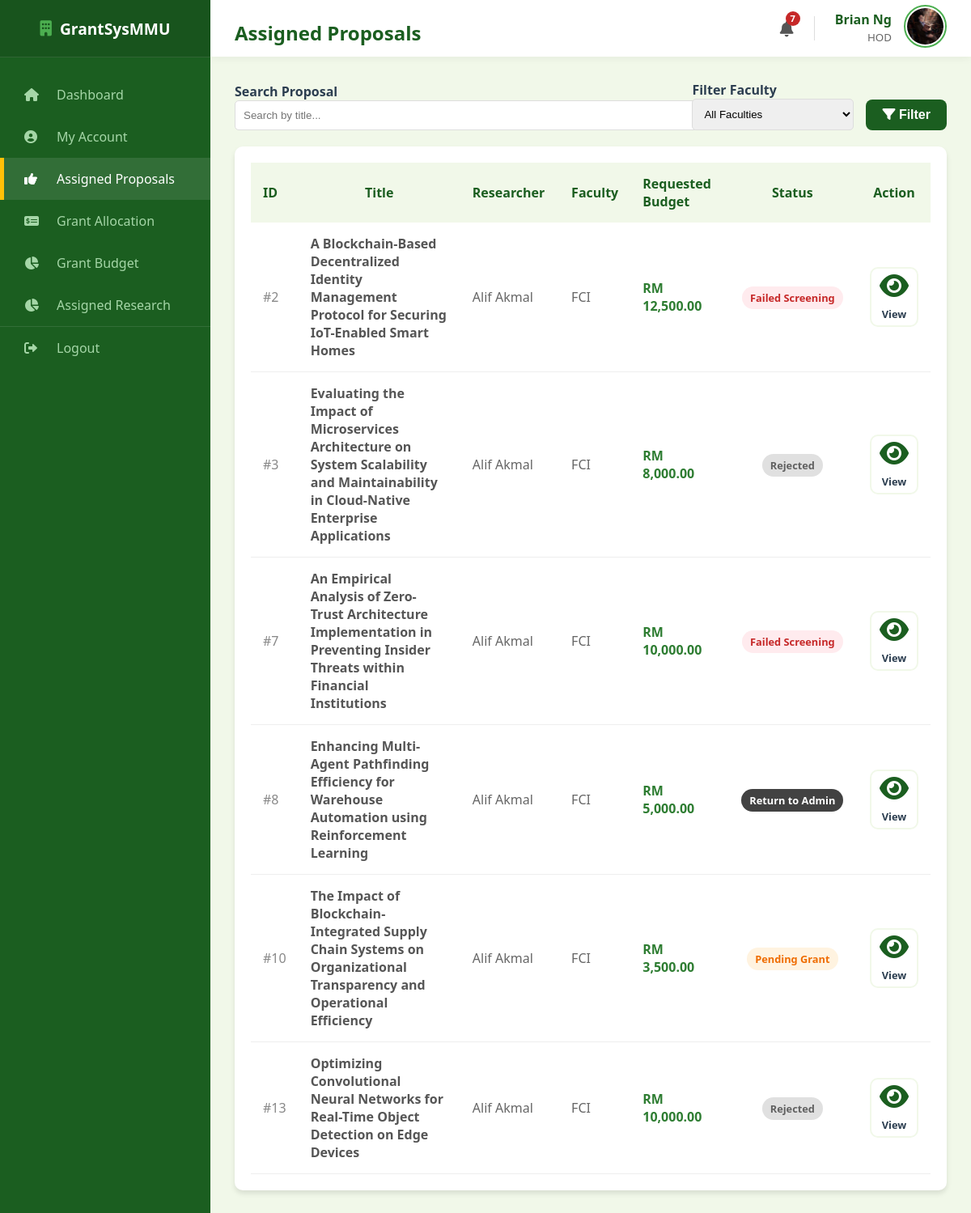
Screenshot of /hod/proposals (signed in) with the database file from the repository.
### models.py (models this page shows, shortened)
class User(db.Model):
    __tablename__ = "user"
    mmu_id = db.Column(db.String(15), primary_key=True)
    name = db.Column(db.String(150), nullable=False)
    email = db.Column(db.String(100), unique=True, nullable=False)
    password = db.Column(db.String(100), nullable=False)
    faculty = db.Column(db.String(100), nullable=False)
    user_role = db.Column(db.String(25), nullable=False)
    profile_image = db.Column(db.String(20), nullable=False, default="default.jpg")
    phone_number = db.Column(db.String(20), nullable=True)
    admin_profile = db.relationship(
        "Admin", backref="user_info", uselist=False, cascade="all, delete-orphan"
    )
    researcher_profile = db.relationship(
        "Researcher", backref="user_info", uselist=False, cascade="all, delete-orphan"
    )
    reviewer_profile = db.relationship(
        "Reviewer", backref="user_info", uselist=False, cascade="all, delete-orphan"
    )
    hod_profile = db.relationship(
        "HOD", backref="user_info", uselist=False, cascade="all, delete-orphan"
    )

class Proposal(db.Model):
    __tablename__ = "proposal"
    proposal_id = db.Column(db.Integer, primary_key=True)
    title = db.Column(db.String(255), nullable=False)
    research_area = db.Column(db.String(100), nullable=False, default="General")
    requested_budget = db.Column(db.Float, nullable=False)
    status = db.Column(db.String(30), nullable=False, default="Draft")
    submission_date = db.Column(db.Date, default=malaysia_now)
    document_file = db.Column(db.String(100), nullable=True)
    review_score = db.Column(db.Integer, nullable=True)
    review_feedback = db.Column(db.Text, nullable=True)
    review_draft = db.Column(db.Text, nullable=True)
    researcher_id = db.Column(
        db.Integer, db.ForeignKey("researcher.researcher_id"), nullable=False
    )
    cycle_id = db.Column(
        db.Integer, db.ForeignKey("grant_cycle.cycle_id"), nullable=False
    )
    assigned_reviewer_id = db.Column(
        db.Integer, db.ForeignKey("reviewer.reviewer_id"), nullable=True
    )
    assigned_hod_id = db.Column(db.Integer, db.ForeignKey("hod.hod_id"), nullable=True)
    reviewer = db.relationship("Reviewer", foreign_keys=[assigned_reviewer_id])
    hod = db.relationship("HOD", foreign_keys=[assigned_hod_id])
    deadlines = db.relationship(
        "Deadline", backref="proposal", cascade="all, delete-orphan"
    )

### routes/hod_routes.py (the view)
@hod_bp.route("/hod/proposals")
def hod_assigned_proposals():
    if session.get("role") != "HOD":
        return redirect(url_for("hod.hod_login"))
    current_hod = HOD.query.filter_by(mmu_id=session["user_id"]).first()
    search_query = request.args.get("search", "")
    filter_faculty = request.args.get("faculty", "")
    page = request.args.get("page", 1, type=int)
    per_page = 8
    query = (
        Proposal.query.filter(
            Proposal.assigned_hod_id == current_hod.hod_id,
            ~Proposal.status.in_(["Approved", "Completed", "Terminated"]),
        )
        .join(Researcher)
        .join(User)
    )
    if search_query:
        query = query.filter(Proposal.title.ilike(f"%{search_query}%"))
    if filter_faculty:
        query = query.filter(User.faculty == filter_faculty)
    pagination = query.paginate(page=page, per_page=per_page, error_out=False)
    return render_template(
        "hod_assigned_proposals.html",
        proposals=pagination.items,
        pagination=pagination,
        user=User.query.get(session["user_id"]),
        faculties=Faculty.query.all(),
    )

### main.py (called while the page is built)
@app.context_processor
def inject_notifications():
    if "user_id" in session:
        unread = Notification.query.filter_by(recipient_id=session["user_id"], is_read=False).count()
        return dict(unread_notifications=unread)
    return dict(unread_notifications=0)

### templates/hod_assigned_proposals.html (shortened to what this page needs)
<!DOCTYPE html>
<html lang="en">
<head>
    <link rel="stylesheet" type="text/css" href="{{ url_for('static', filename='style.css') }}">
    <link rel="stylesheet" href="https://cdnjs.cloudflare.com/ajax/libs/font-awesome/6.0.0/css/all.min.css">
</head>
<body>
    <div class="dashboard-container">
        <div class="sidebar">
            <div class="sidebar-header"><i class="fas fa-building"
                    style="margin-right: 10px; color: var(--secondary-color);"></i> GrantSysMMU</div>
            <ul class="sidebar-menu">
                <li><a href="{{ url_for('hod.hod_dashboard') }}"><i class="fas fa-home"></i> Dashboard</a></li>
                <li><a href="{{ url_for('hod.hod_profile') }}"><i class="fas fa-user-circle"></i> My Account</a></li>
                <li class="active"><a href="{{ url_for('hod.hod_assigned_proposals') }}"><i class="fas fa-thumbs-up"></i>
                        Assigned Proposals</a></li>
                <li><a href="{{ url_for('hod.hod_grant_allocation') }}"><i class="fas fa-money-check-alt"></i> Grant Allocation</a></li>
                <li><a href="{{ url_for('hod.hod_grant_budget') }}"><i class="fas fa-chart-pie"></i> Grant Budget</a></li>
                <li><a href="{{ url_for('hod.hod_assigned_research') }}"><i class="fas fa-chart-pie"></i> Assigned Research</a></li>
                <li style="margin-top: auto; border-top: 1px solid rgba(255,255,255,0.1);">
                    <a href="{{ url_for('auth.logout') }}"><i class="fas fa-sign-out-alt"></i> Logout</a>
                </li>
            </ul>
        </div>
        <div class="main-content">
            <div class="top-bar">
                <h2>Assigned Proposals</h2>
                <div style="display: flex; align-items: center; gap: 25px;">
                    <a href="{{ url_for('auth.view_notifications') }}"
                        style="position: relative; color: #555; font-size: 1.2rem; text-decoration: none;">
                        <i class="fas fa-bell"></i>
                        {% if unread_notifications > 0 %}
                        <span
                            style="position: absolute; top: -8px; right: -8px; background: #c62828; color: white; border-radius: 50%; width: 18px; height: 18px; font-size: 0.7rem; display: flex; align-items: center; justify-content: center; font-weight: bold;">
                            {{ unread_notifications }}
                        </span>
                        {% endif %}
                    </a>
                    <div style="display: flex; align-items: center; gap: 15px;">
                        <div style="text-align: right; line-height: 1.3;">
                            <span style="display: block; font-weight: bold; color: #1b5e20;">{{ user.name }}</span>
                            <small style="color: #666;">HOD</small>
                        </div>
                        <a href="{{ url_for('hod.hod_profile') }}">
                            <img src="{{ url_for('static', filename='profile_pics/' + user.profile_image) }}"
                                alt="Profile"
                                style="width: 45px; height: 45px; border-radius: 50%; object-fit: cover; border: 2px solid #4caf50; padding: 2px;">
                        </a>
                    </div>
                </div>
            </div>
            <div class="content-wrapper">
                <div class="section-card" style="margin-bottom: 20px;">
                    <form method="GET" action="{{ url_for('hod.hod_assigned_proposals') }}"
                        style="display: flex; gap: 15px; align-items: flex-end;">
                        <div style="flex: 1;">
                            <label style="font-weight: bold;">Search Proposal</label>
                            <input type="text" name="search" placeholder="Search by title..."
                                value="{{ request.args.get('search', '') }}"
                                style="width: 100%; padding: 10px; border: 1px solid #ddd; border-radius: 5px;">
                        </div>
                        <div style="width: 200px;">
                            <label style="font-weight: bold;">Filter Faculty</label>
                            <select name="faculty"
                                style="width: 100%; padding: 10px; border: 1px solid #ddd; border-radius: 5px;">
                                <option value="">All Faculties</option>
                            </select>
                        </div>
                        <button type="submit" class="btn-primary" style="width: auto; padding: 10px 20px;"><i
                                class="fas fa-filter"></i> Filter</button>
                    </form>
                </div>
                <div class="table-card">
                    <table style="width: 100%; border-collapse: collapse;">
                        <thead>
                            <tr style="background: #f1f8e9; color: #1b5e20;">
                                <th style="padding: 15px; width:5%; text-align: left;">ID</th>
                                <th style="padding: 15px; width:30%; text-align: center;">Title</th>
                                <th style="padding: 15px; width:15%; text-align: left;">Researcher</th>
                                <th style="padding: 15px; width:5%; text-align: left;">Faculty</th>
                                <th style="padding: 15px; width:15%; text-align: left;">Requested Budget</th>
                                <th style="padding: 15px; width:20%; text-align: center;">Status</th>
                                <th style="padding: 15px; width:10%; text-align: center;">Action</th>
                            </tr>
                        </thead>
                        <tbody>
                            {% for p in proposals %}
                            <tr style="border-bottom: 1px solid #eee;">
                                <td style="padding: 15px; color: #888;">#{{ p.proposal_id }}</td>
                                <td style="padding: 15px; font-weight: bold; color: #555;">{{ p.title }}</td>
                                <td style="padding: 15px; color: #666;">{{ p.researcher.user_info.name }}</td>
                                <td style="padding: 15px; color: #666;">{{ p.researcher.user_info.faculty }}</td>
                                <td style="padding: 15px; font-weight: bold; color: #2e7d32;">RM {{ "{:,.2f}".format(p.requested_budget) }}</td>
                                <td style="padding: 15px; text-align: center;">
                                    <span style="
                                        white-space: nowrap;
                                        padding: 5px 10px; border-radius: 15px; font-size: 0.8rem; font-weight: bold;
                                        {% if p.status == 'Passed Screening' %}
                                            background: #e3f2fd; color: #1565c0;
                                        {% elif p.status == 'Failed Screening' %}
                                            background: #ffebee; color: #c62828;
                                        {% elif p.status == 'Return for Reassignment' %}
                                            background:#424242; color:#fff;
                                        {% elif p.status == 'Pending HOD Approval' %}
                                            background:#d8bfd8; color:#50404d;
                                        {% elif p.status == 'Pending Grant' %}
                                            background:#fff3e0; color:#ef6c00;
                                        {% elif p.status == 'Approved' %}
                                            background:#e8f5e9; color:#2e7d32;
                                        {% else %}
                                            background:#e0e0e0; color:#616161;
                                        {% endif %}
                                    ">
                                        {% if p.status == 'Return for Reassignment' %}
                                            Return to Admin
                                        {% else %}
                                            {{ p.status }}
                                        {% endif %}
                                    </span>
                                </td>
                                <td style="padding: 15px; text-align: center;">
                                    <a href="{{ url_for('hod.hod_view_proposal', proposal_id=p.proposal_id) }}"
                                        class="btn-outline" style="padding: 5px 10px; font-size: 0.8rem;">
                                        <i class="fas fa-eye"></i> View
                                    </a>
                                </td>
                            </tr>
                            {% else %}
                            <tr>
                                <td colspan="7" style="padding: 20px; text-align: center; color: #777;">No proposals assigned to you yet.</td>
                            </tr>
                            {% endfor %}
                        </tbody>
                    </table>
                </div>
            </div>
        </div>
    </div>
</body>
</html>

### static/style.css (style rules this page uses)
:root { --primary-color: #1b5e20; --secondary-color: #4caf50; --accent-color: #ffc107; --bg-light: #f1f8e9; --white: #ffffff; --text-dark: #2c3e50; --text-muted: #607d8b; --sidebar-width: 260px; --shadow: 0 4px 6px rgba(0, 0, 0, 0.1); }
body { font-family: 'Segoe UI', 'Roboto', Helvetica, Arial, sans-serif; margin: 0; padding: 0; background-color: var(--bg-light); color: var(--text-dark); }
.dashboard-container { display: flex; min-height: 100vh; }
.sidebar { width: var(--sidebar-width); background-color: var(--primary-color); color: white; display: flex; flex-direction: column; position: fixed; height: 100%; z-index: 100; }
.sidebar-header { height: 70px; display: flex; align-items: center; justify-content: center; background-color: rgba(0, 0, 0, 0.1); font-size: 1.2rem; font-weight: bold; border-bottom: 1px solid rgba(255, 255, 255, 0.1); }
.sidebar-menu { list-style: none; padding: 0; margin: 20px 0; }
.sidebar-menu li a { display: flex; align-items: center; padding: 15px 25px; color: #a5d6a7; text-decoration: none; transition: 0.3s; border-left: 5px solid transparent; }
.sidebar-menu li a:hover, .sidebar-menu li.active a { background-color: rgba(255, 255, 255, 0.1); color: white; border-left-color: var(--accent-color); }
.sidebar-menu li a i { width: 30px; margin-right: 10px; }
.main-content { margin-left: var(--sidebar-width); width: calc(100% - var(--sidebar-width)); background-color: var(--bg-light); display: flex; flex-direction: column; min-height: 100vh; }
.top-bar { width: 100%; height: 70px; background: white; display: flex; align-items: center; justify-content: space-between; padding: 0 30px; box-shadow: 0 2px 10px rgba(0, 0, 0, 0.05); box-sizing: border-box; position: sticky; top: 0; z-index: 50; }
body { margin: 0; }
.dashboard-container { display: flex; min-height: 100vh; width: 100%; }
.sidebar { width: 260px; flex-shrink: 0; }
.main-content { flex: 1; display: flex; flex-direction: column; width: 100%; }
.content-wrapper { padding: 30px; }
.btn-primary { background-color: var(--primary-color); color: white; border: none; padding: 14px; width: 100%; font-size: 1rem; font-weight: 600; border-radius: 8px; cursor: pointer; transition: background 0.3s; margin-top: 10px; }
.btn-outline { background: white; border: 2px solid var(--bg-light); color: var(--text-dark); padding: 20px; border-radius: 10px; text-decoration: none; font-weight: 600; transition: all 0.3s; display: flex; flex-direction: column; align-items: center; justify-content: center; }
.btn-outline i { font-size: 2rem; margin-bottom: 10px; color: var(--primary-color); }
.table-card { background: white; padding: 20px; border-radius: 10px; box-shadow: var(--shadow); }
h2 { margin-bottom: 0.5rem; color: var(--primary-color); }

### rows the page displays
User: name "Brian Ng", profile_image (picture)
Proposal: proposal_id "2", title "A Blockchain-Based Decentralized Identity Management Protocol for Securing IoT-Enabled Smart Homes", researcher.user_info.name "Alif Akmal", researcher.user_info.faculty "FCI", requested_budget "12,500.00", status "Failed Screening"
Proposal: proposal_id "3", title "Evaluating the Impact of Microservices Architecture on System Scalability and Maintainability in Cloud-Native Enterprise Applications", researcher.user_info.name "Alif Akmal", researcher.user_info.faculty "FCI", requested_budget "8,000.00", status "Rejected"
Proposal: proposal_id "7", title "An Empirical Analysis of Zero-Trust Architecture Implementation in Preventing Insider Threats within Financial Institutions", researcher.user_info.name "Alif Akmal", researcher.user_info.faculty "FCI", requested_budget "10,000.00", status "Failed Screening"
Proposal: proposal_id "8", title "Enhancing Multi-Agent Pathfinding Efficiency for Warehouse Automation using Reinforcement Learning", researcher.user_info.name "Alif Akmal", researcher.user_info.faculty "FCI", requested_budget "5,000.00", shows "Return to Admin"
Proposal: proposal_id "10", title "The Impact of Blockchain-Integrated Supply Chain Systems on Organizational Transparency and Operational Efficiency", researcher.user_info.name "Alif Akmal", researcher.user_info.faculty "FCI", requested_budget "3,500.00", status "Pending Grant"
Proposal: proposal_id "13", title "Optimizing Convolutional Neural Networks for Real-Time Object Detection on Edge Devices", researcher.user_info.name "Alif Akmal", researcher.user_info.faculty "FCI", requested_budget "10,000.00", status "Rejected"

### other values shown
{{ unread_notifications }} "7"
